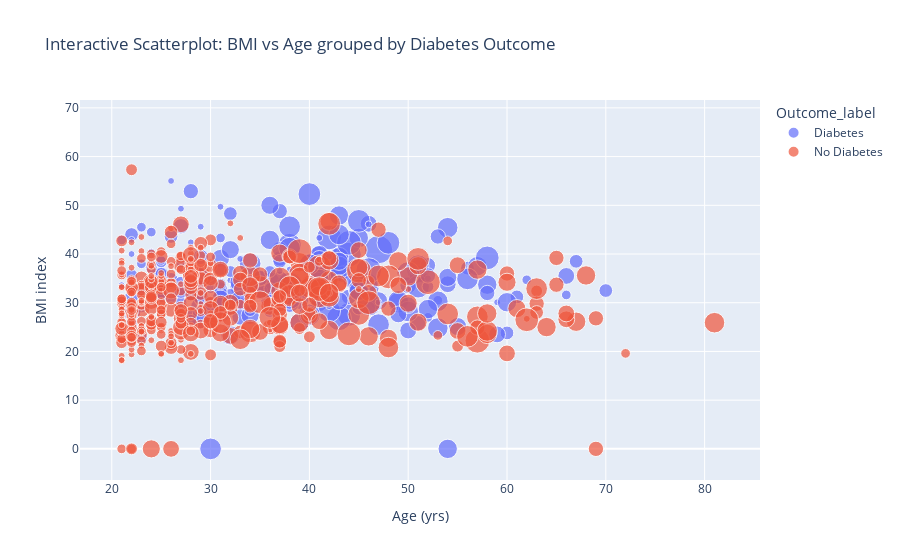

Here is the notebook cell this chart was saved with:
### Code cell
#Part 6: Interactive Plot

import plotly.express as px
pima['Outcome_label'] = pima['Outcome'].map({0: 'No Diabetes', 1: 'Diabetes'})

fig = px.scatter(
    pima,
    x='Age',
    y='BMI',
    color='Outcome_label',       
    hover_data=['Outcome'],      labels={'Age': 'Age (yrs)', 'BMI': 'BMI index'},
    title='Interactive Scatterplot: BMI vs Age grouped by Diabetes Outcome',
    size='Pregnancies',

)

fig.show()

### Figure 1 — Plotly figure (JSON) as saved in the notebook; plotly's stock layout.template omitted (floating-point values rounded to 4 significant figures; data arrays with more than 128 entries replaced by an {"elided": "..."} marker saying what was removed)
{"data": [{"customdata": {"elided": "268x1 int values"}, "hovertemplate": "Outcome_label=Diabetes<br>Age (yrs)=%{x}<br>BMI index=%{y}<br>Pregnancies=%{marker.size}<br>Outcome=%{customdata[0]}<extra></extra>", "legendgroup": "Diabetes", "marker": {"color": "#636efa", "size": {"elided": "268 int values"}, "sizemode": "area", "sizeref": 0.0425, "symbol": "circle"}, "mode": "markers", "name": "Diabetes", "orientation": "v", "showlegend": true, "type": "scatter", "x": {"elided": "268 int values"}, "xaxis": "x", "y": {"elided": "268 float values"}, "yaxis": "y"}, {"customdata": {"elided": "500x1 int values"}, "hovertemplate": "Outcome_label=No Diabetes<br>Age (yrs)=%{x}<br>BMI index=%{y}<br>Pregnancies=%{marker.size}<br>Outcome=%{customdata[0]}<extra></extra>", "legendgroup": "No Diabetes", "marker": {"color": "#EF553B", "size": {"elided": "500 int values"}, "sizemode": "area", "sizeref": 0.0425, "symbol": "circle"}, "mode": "markers", "name": "No Diabetes", "orientation": "v", "showlegend": true, "type": "scatter", "x": {"elided": "500 int values"}, "xaxis": "x", "y": {"elided": "500 float values"}, "yaxis": "y"}], "layout": {"legend": {"itemsizing": "constant", "title": {"text": "Outcome_label"}, "tracegroupgap": 0}, "title": {"text": "Interactive Scatterplot: BMI vs Age grouped by Diabetes Outcome"}, "xaxis": {"anchor": "y", "domain": [0, 1], "title": {"text": "Age (yrs)"}}, "yaxis": {"anchor": "x", "domain": [0, 1], "title": {"text": "BMI index"}}}}
